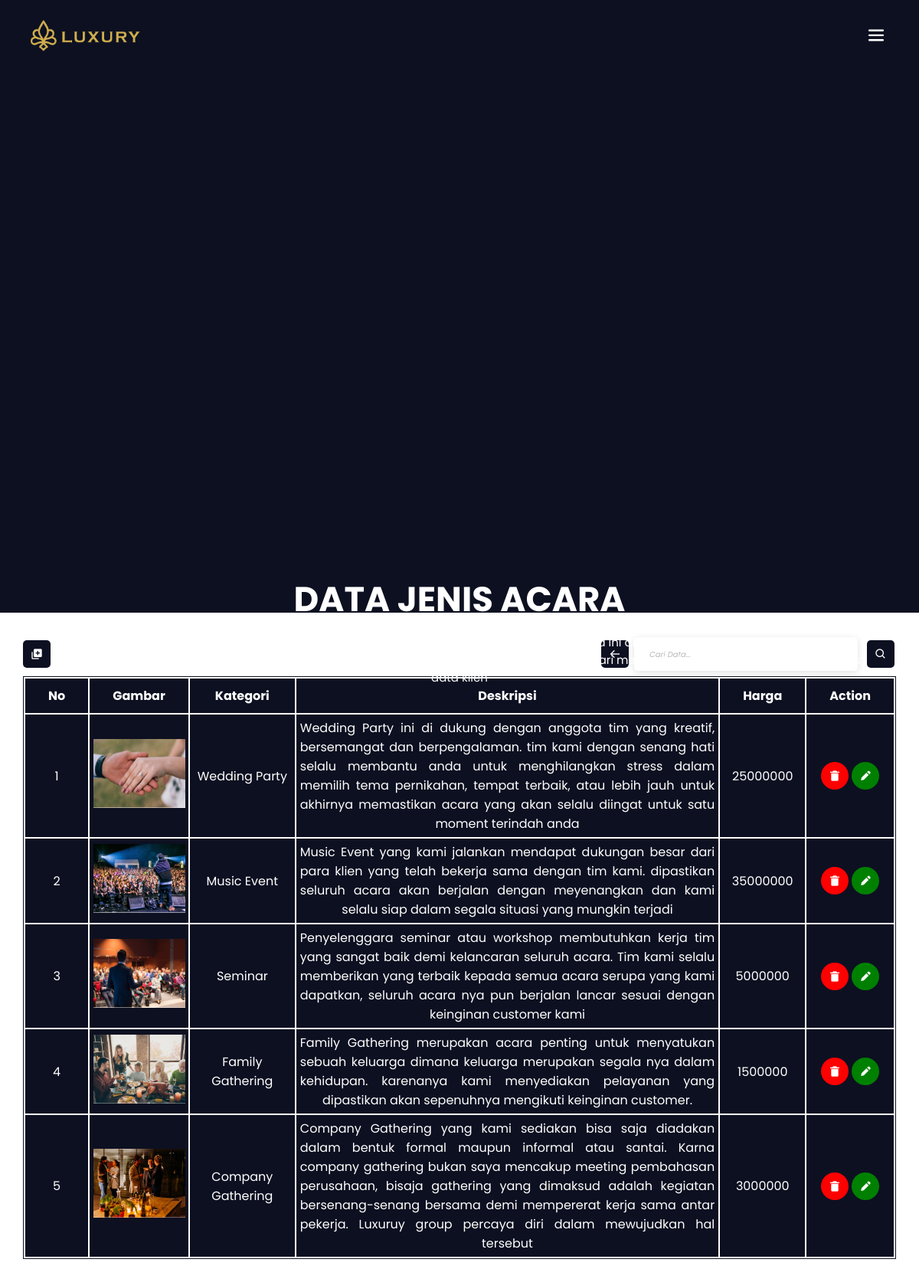
Screenshot of /LuxuryGroup/admin-jenis-event.php (signed in) with the database file from the repository.
### tables this page shows
CREATE TABLE `tb_jenisevent` (
  `id` int(11) NOT NULL,
  `gambar` varchar(255) NOT NULL,
  `kategori` varchar(255) NOT NULL,
  `deskripsi` text NOT NULL,
  `harga` int(11) NOT NULL
);

### LuxuryGroup/admin-jenis-event.php (the view, shortened to what this page needs)
<?php
    require('koneksi.php');
    if(isset($_POST['cari'])){
        $keyword =  $_POST['keyword'];
        $result = mysqli_query($conn, "SELECT * FROM tb_jenisevent WHERE kategori LIKE '%$keyword%'");
    }else{
        $result = mysqli_query($conn, "SELECT * FROM tb_jenisevent");
    }
    $event = [];
    while($row = mysqli_fetch_assoc($result)){
        $event[] = $row;
    }
?>
<!DOCTYPE html>
<html lang="en">
<head>
    <link rel='stylesheet' href='css/style.css'>
    <link href='https://unpkg.com/boxicons@2.1.4/css/boxicons.min.css' rel='stylesheet'>
</head>
<body>
    <section class='user-header-index'>
        <nav class="user-nav-index">
            <img src='image/logo.png'>
            <img src="image/bar.png" id="user-icon-bar" onclick="showMenu()">
        </nav>
        <div class='content-index'>
            <h1 class="user-title">DATA JENIS ACARA</h1>
            <p class="user-sub-title">Menampilkan semua data jenis acara yang dapat dilakukan oleh Luxury Group. Nanti nya data ini akan ditampilkan sebagai layanan yang disediakan untuk customer.
                Pada halaman ini, admin dapat mengelola pendataan ini mulai dari menambah, mengubah serta menghapus data klien</p>
        </div>
    </section>
    <section class="user-content">
        <div class="user-table-container">
            <div class="input-search">
                <a href="admin-input-event.php"><i class='bx bxs-add-to-queue'></i></a><br>
                <form action="" method='POST'>
                    <table>
                        <tr>
                            <td><a href="admin-jenis-event.php"><i class='bx bx-arrow-back' ></i></a></td>
                            <td><input class="search-form-element" type="text" name="keyword" placeholder="Cari Data..." required></td>
                            <td><button type='submit' name='cari'><i class='bx bx-search' ></i></button></td>
                        </tr>
                    </table>
                </form>
            </div>
            <table class="user-table">
                <tr>
                    <th class="user-title-table">No</th>
                    <th class="user-title-table-gambar">Gambar</th>
                    <th class="user-title-table">Kategori</th>
                    <th class="user-title-table">Deskripsi</th>
                    <th class="user-title-table">Harga</th>
                    <th class="user-title-table">Action</th>
                </tr>
                <?php $i = 1; foreach ($event as $tb_jenisevent): ?>
                <tr>
                    <td class="user-sub-title-table"><?php echo $i; ?></td>
                    <td class="user-sub-title-table-gambar">
                        <img src="img-event/<?= $tb_jenisevent['gambar']?>" loading="lazy"> <br>
                    </td>
                    <td class="user-sub-title-table-kategori"><?php echo $tb_jenisevent['kategori']; ?></td>
                    <td class="user-sub-title-table"><?php echo $tb_jenisevent['deskripsi']; ?></td>
                    <td class="user-sub-title-table"><?php echo $tb_jenisevent['harga']; ?></td>
                    <td class="user-sub-title-table">
                        <a href="admin-delete-event.php?id=<?php echo $tb_jenisevent["id"]; ?>" onclick="return confirm('Yakin ingin Menghapus data ini?')" role='button'><i class='bx bxs-trash-alt'></i></a>
                        <a href="admin-update-event.php?id=<?php echo $tb_jenisevent["id"]; ?>"> <i class='bx bxs-pencil'></i> </a>
                    </td>
                </tr>
                <?php $i++; endforeach; ?>
            </table>
        </div>
    </section>
</body>
</html>

### LuxuryGroup/css/style.css (style rules this page uses)
* { margin: 0; padding: 0; font-family: 'Poppins', sans-serif; box-sizing: border-box; }
html { scroll-behavior: smooth; }
body { background-color: var(--background--color); }
:root { --background-image: url(../image/background-dark.jpg); --background--color: #0D1021; --secondary-color: #FFF; }
.content-index { width: 90%; color: #fff; position: absolute; top: 50%; left: 50%; transform: translate(-50%,-50%); text-align: center; }
.content-index h1 { font-size: 45px; }
.content-index p { margin: 10px 0 30px; }
::placeholder { color: #B7B7B7; font-size: 10px; font-style: italic }
.user-header-index { min-height: 100vh; width: 100%; background-color: var(--background--color); }
.user-nav-index { background-color: #0D1021; display: flex; padding: 2% 3%; justify-content: space-between; align-items: center; }
.user-nav-index img { width: 150px; }
#user-icon-cancel, #user-icon-bar { display: none; width: 20px; }
#user-icon-bar { display: block; margin: 10px; cursor: pointer; }
.user-title { font-size: 35px; color: var(--secondary-color); }
.user-sub-title { font-size: 15px; color: var(--secondary-color); }
.user-table-container { background-color: #FFF; padding: 30px; }
.user-table { width: 100%; margin: 0 auto; text-align: center; border: 1px solid #0D1021; background-color: #FFF; }
.user-title-table, .user-title-table-gambar, .user-title-table-none { padding: 10px 30px; background-color: #0D1021; color: #FFF; }
.user-sub-title-table, .user-sub-title-table-none { padding: 5px; background-color: var(--background--color); color: var(--secondary-color); text-align: justify; text-align-last: center; }
.user-sub-title-table-gambar, .user-sub-title-table-gambar-pembayaran, .user-sub-title-table-gambar-klien { background-color: var(--background--color); color: var(--secondary-color); text-align: justify; text-align-last: center; }
.user-sub-title-table-kategori { padding: 5px; background-color: var(--background--color); color: var(--secondary-color); text-align: center; }
.user-sub-title-table-gambar img { width: 120px; height: 90px }
.bxs-trash-alt { background-color: red; padding: 10px; size: 10px; color: #FFF; border-radius: 10em; }
.bxs-pencil, .bx-money { background-color: green; padding: 10px; size: 10px; color: #FFF; border-radius: 10em; }
.input-search { display: flex; justify-content: space-between; align-items: center; margin-bottom: 5px; }
.bx-arrow-back, .bx-search, .bxs-add-to-queue { background-color: #0D1021; padding: 10px; size: 10px; color: #FFF; border-radius: 5px; cursor: pointer; }
.search-form-element { width: 95%; background-color: #FFF; border: none; box-shadow: rgba(99, 99, 99, 0.2) 0px 2px 8px 0px; border-radius: 5px; padding: 12px 20px; margin: 0px 5px; }
button { background: none; color: inherit; border: none; padding: 0; font: inherit; cursor: pointer; outline: inherit; }

### rows the page displays
tb_jenisevent: gambar (picture), kategori "Wedding Party", deskripsi "Wedding Party ini di dukung dengan anggota tim yang kreatif, bersemangat dan berpengalaman. tim kami dengan senang hati selalu membantu anda untuk menghilangkan stress dalam memilih tema pernikahan, tempat terbaik, atau lebih jauh untuk akhirnya memastikan acara yang akan selalu diingat untuk satu moment terindah anda", harga "25000000"
tb_jenisevent: gambar (picture), kategori "Music Event", deskripsi "Music Event yang kami jalankan mendapat dukungan besar dari para klien yang telah bekerja sama dengan tim kami. dipastikan seluruh acara akan berjalan dengan meyenangkan dan kami selalu siap dalam segala situasi yang mungkin terjadi", harga "35000000"
tb_jenisevent: gambar (picture), kategori "Seminar", deskripsi "Penyelenggara seminar atau workshop membutuhkan kerja tim yang sangat baik demi kelancaran seluruh acara. Tim kami selalu memberikan yang terbaik kepada semua acara serupa yang kami dapatkan, seluruh acara nya pun berjalan lancar sesuai dengan keinginan customer kami", harga "5000000"
tb_jenisevent: gambar (picture), kategori "Family Gathering", deskripsi "Family Gathering merupakan acara penting untuk menyatukan sebuah keluarga dimana keluarga merupakan segala nya dalam kehidupan. karenanya kami menyediakan pelayanan yang dipastikan akan sepenuhnya mengikuti keinginan customer.", harga "1500000"
tb_jenisevent: gambar (picture), kategori "Company Gathering", deskripsi "Company Gathering yang kami sediakan bisa saja diadakan dalam bentuk formal maupun informal atau santai. Karna company gathering bukan saya mencakup meeting pembahasan perusahaan, bisaja gathering yang dimaksud adalah kegiatan bersenang-senang bersama demi mempererat kerja sama antar pekerja. Luxuruy group percaya diri dalam mewujudkan hal tersebut", harga "3000000"
